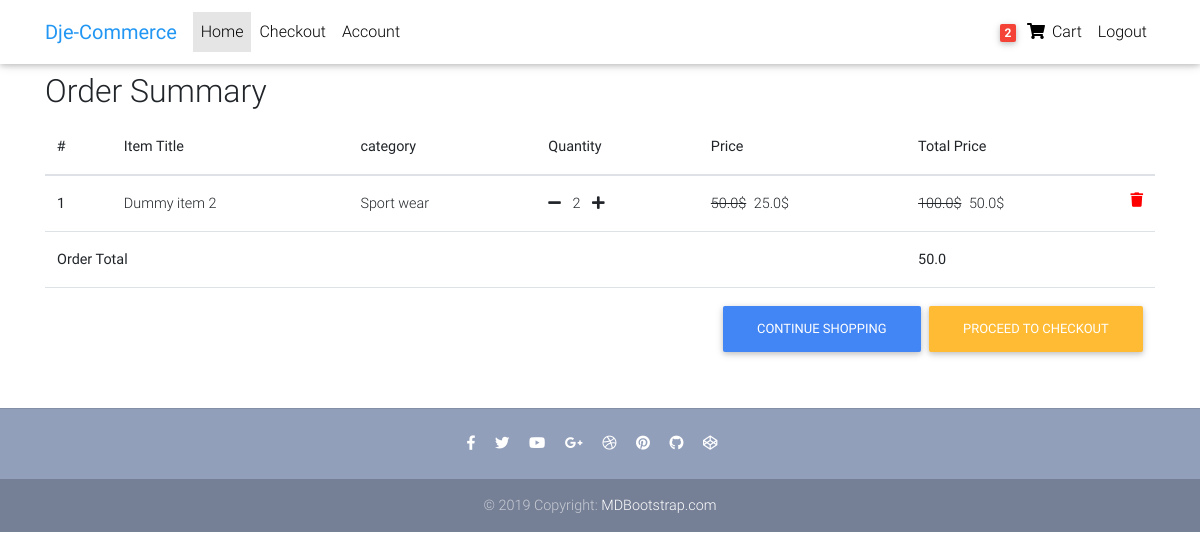
Page /order-summary/ (signed in) on the committed database.
### core/models.py (models this page shows, shortened)
class Order(models.Model):
  user = models.ForeignKey(settings.AUTH_USER_MODEL, on_delete=models.CASCADE)
  ref_code = models.CharField(max_length=20)
  start_data = models.DateTimeField(auto_now_add=True)
  ordered_date = models.DateTimeField()
  ordered = models.BooleanField(default=False)
  billing_address = models.ForeignKey('BillingAddress' , on_delete=models.SET_NULL ,blank=True, null=True)
  payment = models.ForeignKey('Payment' , on_delete=models.SET_NULL ,blank=True, null=True)
  coupon = models.ForeignKey('Coupon', on_delete=models.SET_NULL ,blank=True, null=True)
  being_delivered = models.BooleanField(default=False)
  received = models.BooleanField(default=False)
  refund_requested = models.BooleanField(default=False)
  refund_granted = models.BooleanField(default=False)
  def get_total_price(self):
    total = 0
    for item in self.items.all():
      tmp = item.get_final_price()
      total = total + tmp
    if self.coupon:
      total -= ((self.coupon.amount/100)*total)
    return total

class OrderItem(models.Model):
  user = models.ForeignKey(settings.AUTH_USER_MODEL, on_delete=models.CASCADE, blank=True , null= True)
  order = models.ForeignKey(Order , on_delete=models.CASCADE , related_name='items')
  ordered = models.BooleanField(default=False)
  item = models.ForeignKey(Item, on_delete=models.CASCADE)
  quantity = models.IntegerField(default=1)
  def get_total_item_price(self):
    return self.quantity * self.item.price
  def get_total_item_dicount_price(self):
    return self.quantity * self.item.discount_price
  def get_final_price(self):
    if self.item.discount_price :
      return self.get_total_item_dicount_price()
    else :
      return self.get_total_item_price()

class Item (models.Model):
  title = models.CharField(max_length=100)
  price = models.FloatField()
  discount_price = models.FloatField(blank=True , null=True)
  category = models.CharField(choices=CATEGORY_CHOICES, max_length=2)
  label = models.CharField(choices=LABEL_CHOICES, max_length=1)
  slug = models.SlugField()
  description = models.TextField()
  image = models.ImageField(blank = True)

### core/views.py (the view)
# urls.py: path("order-summary/", views.orderSummary, name='order_summary'),
@login_required
def orderSummary(request):
  try:
    order = Order.objects.get(user = request.user , ordered = False)
  except ObjectDoesNotExist :
    messages.error(request,"You do not have an active order")
    return redirect("/")
  order_items = OrderItem.objects.filter(order=order).all()
  return render(request , 'core/orderSummary.html', {
    'order_items': order_items,
    'order' : order,
  })

### core/templatetags/tags.py (called while the page is built)
@register.filter
def cart_item_count(user):
   if user.is_authenticated :
      qs = Order.objects.filter(user = user , ordered = False)
      count = 0
      if qs.exists():
        for item in OrderItem.objects.filter(order = qs[0]).all() :
          count += item.quantity
      return count

### templates/core/orderSummary.html (shortened to what this page needs)
{% extends "core/base.html" %}
{% block content %}
<div class='container'>
  <h2>Order Summary</h2>
  <div class="table-responsive">
    <table class="table">
      <thead>
        <tr>
          <th scope="col">#</th>
          <th scope="col">Item Title</th>
          <th scope="col"> category</th>
          <th scope="col">Quantity</th>
          <th scope="col">Price</th>
          <th scope="col">Total Price</th>
        </tr>
    </thead>
    <tbody>
        {% for order_item in order_items %}
        <tr>
          <th scope="row">{{forloop.counter}}</th>
          <td><a href="{% url 'core:product' order_item.item.slug %}"> {{order_item.item.title}}</a></td>
          <td>{{order_item.item.get_category_display}}</td>
          <td>
            <a href="{% url 'core:remove_single_item_from_cart' order_item.item.slug %}"><i class="fas fa-minus mr-2"></i></a>
              {{ order_item.quantity }}
            <a href="{% url 'core:add_to_cart' order_item.item.slug %}"><i class="fas fa-plus ml-2"></i></a>
          </td>
          {% if order_item.item.discount_price %}
            <td>
              <span class="mr-1">
                  <del>{{order_item.item.price}}$</del>
              </span>
              {{order_item.item.discount_price}}$</td>
            <td>
              <span class="mr-1">
                  <del>{{order_item.get_total_item_price}}$</del>
              </span>
              {{order_item.get_total_item_dicount_price}}$
              <a style='color: red;' href="{% url 'core:remove_from_cart' order_item.item.slug %}">
                <i class="fas fa-trash float-right"></i>
              </a>
            </td>
          {% endif %}
        </tr>
        {% endfor %}
        {% if order_items %}
          <tr>
            <td colspan="5"><b>Order Total</b></td>
            <td><b>{{order.get_total_price}}</b></td>
          </tr>
          <tr>
              <td colspan="6">
              <a class='btn btn-warning float-right ml-2' href='/checkout/'>Proceed to checkout</a>
              <a class='btn btn-primary float-right' href='/'>Continue shopping</a>
              </td>
          </tr>
        {% endif %}
      </tbody>
    </table>
  </div>
</div>
{% endblock content %}

### templates/core/navbar.html (shortened to what this page needs)
{% load tags%}
<nav class="navbar fixed-top navbar-expand-lg navbar-light white scrolling-navbar">
    <div class="container">
      <a class="navbar-brand waves-effect" href="#" >
        <strong class="blue-text">Dje-Commerce</strong>
      </a>
      <div class="collapse navbar-collapse" id="navbarSupportedContent">
        <ul class="navbar-nav mr-auto">
          <li class="nav-item active">
            <a class="nav-link waves-effect" href="{% url 'core:home' %}">Home
            </a>
          </li>
          {% if request.user.is_authenticated %}
          <li class="nav-item">
            <a class="nav-link waves-effect" href="{% url 'core:checkout' %}">Checkout</a>
          </li>
          <li class="nav-item">
            <a class="nav-link waves-effect" href="{% url 'core:account' %}">Account</a>
          </li>
          {% endif %}
        </ul>
        <ul class="navbar-nav nav-flex-icons">
        {% if request.user.is_authenticated %}
          <li class="nav-item">
            <a href="{% url 'core:order_summary' %}" class="nav-link waves-effect">
              <span class="badge red z-depth-1 mr-1"> {{request.user|cart_item_count}} </span>
              <i class="fas fa-shopping-cart"></i>
              <span class="clearfix d-none d-sm-inline-block"> Cart </span>
            </a>
          </li>
          <li class="nav-item">
            <a class="nav-link waves-effect" href="{% url 'account_logout' %}">Logout</a>
          </li>
        {% endif %}
        </ul>
      </div>
    </div>
  </nav>

### templates/core/base.html (style rules this page uses)
html, body, header, .carousel { height: 60vh; }

### rows in the picture
OrderItem: item "Dummy item 2", item.category "Sport wear", quantity "2", item.price "50.0", item.discount_price "25.0", get_total_item_price "100.0", get_total_item_dicount_price "50.0"
Order: get_total_price "50.0"

### other values in the picture
{{ request.user|cart_item_count }} "2"
